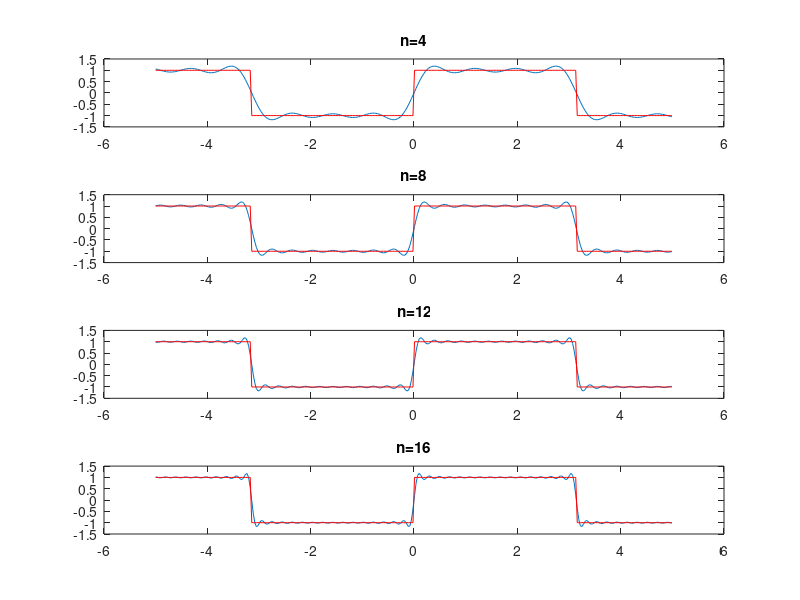

Write the MATLAB code that produced this figure.
clf;
xx=-5:0.03:5;
function ret=f(t) % negyszog
   ret=(-1).^floor(t/pi);
end

function ret=psum(t,n) % négyszög - Fourier reszletosszege
   ret=zeros(size(t));
   for it=1:n
      ret=ret+sin((2*it-1)*t)/(2*it-1);
   end
   ret=4/pi*ret;
end
fig=figure(1);
%set(fig,'papertype','a4')
nf=4
for it=1:nf
   subplot(nf,1,it);
   plot(xx,psum(xx,4*it));
   hold on;
   plot(xx,f(xx),'r');
   title(sprintf('n=%d',4*it));
end

print('negyszog','-depsc') ;


